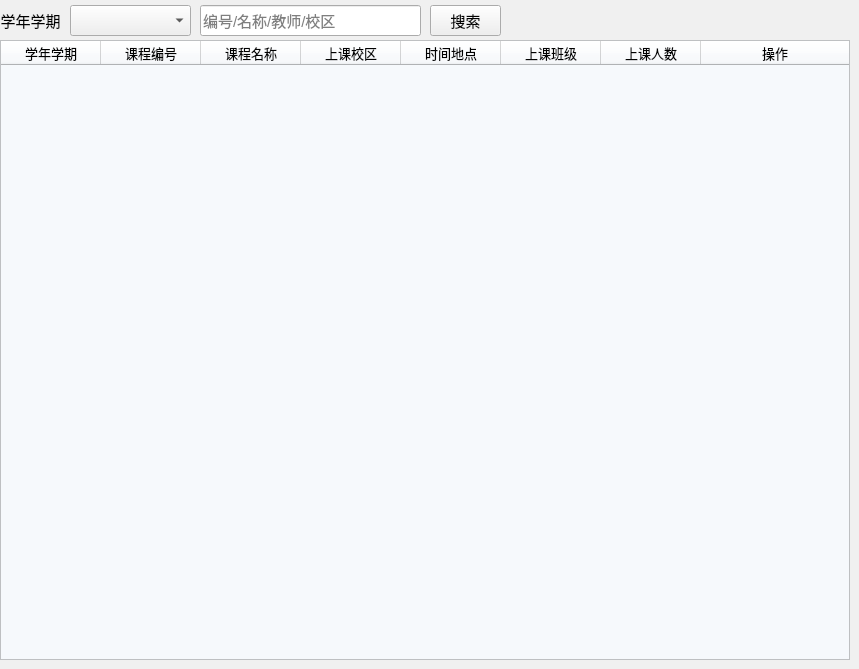
                                                <widget class="QWidget" name="tab_Super_Lesson_Assign">
                                                    <property name="palette">
                                                        <palette>
                                                            <active>
                                                                <colorrole role="Window">
                                                                    <brush brushstyle="SolidPattern">
                                                                        <color alpha="255">
                                                                            <red>240</red>
                                                                            <green>240</green>
                                                                            <blue>240</blue>
                                                                        </color>
                                                                    </brush>
                                                                </colorrole>
                                                            </active>
                                                            <inactive>
                                                                <colorrole role="Window">
                                                                    <brush brushstyle="SolidPattern">
                                                                        <color alpha="255">
                                                                            <red>240</red>
                                                                            <green>240</green>
                                                                            <blue>240</blue>
                                                                        </color>
                                                                    </brush>
                                                                </colorrole>
                                                            </inactive>
                                                            <disabled>
                                                                <colorrole role="Base">
                                                                    <brush brushstyle="SolidPattern">
                                                                        <color alpha="255">
                                                                            <red>240</red>
                                                                            <green>240</green>
                                                                            <blue>240</blue>
                                                                        </color>
                                                                    </brush>
                                                                </colorrole>
                                                                <colorrole role="Window">
                                                                    <brush brushstyle="SolidPattern">
                                                                        <color alpha="255">
                                                                            <red>240</red>
                                                                            <green>240</green>
                                                                            <blue>240</blue>
                                                                        </color>
                                                                    </brush>
                                                                </colorrole>
                                                            </disabled>
                                                        </palette>
                                                    </property>
                                                    <property name="autoFillBackground">
                                                        <bool>true</bool>
                                                    </property>
                                                    <attribute name="title">
                                                        <string>选课中心</string>
                                                    </attribute>
                                                    <widget class="QTableWidget" name="tableWidget_Super_Lesson_Assign">
                                                        <property name="geometry">
                                                            <rect>
                                                                <x>0</x>
                                                                <y>40</y>
                                                                <width>850</width>
                                                                <height>620</height>
                                                            </rect>
                                                        </property>
                                                        <property name="minimumSize">
                                                            <size>
                                                                <width>850</width>
                                                                <height>620</height>
                                                            </size>
                                                        </property>
                                                        <property name="font">
                                                            <font>
                                                                <pointsize>10</pointsize>
                                                            </font>
                                                        </property>
                                                        <property name="styleSheet">
                                                            <string notr="true">background-color: rgb(246, 249, 252);
                                                            </string>
                                                        </property>
                                                        <property name="editTriggers">
                                                            <set>QAbstractItemView::DoubleClicked</set>
                                                        </property>
                                                        <property name="gridStyle">
                                                            <enum>Qt::SolidLine</enum>
                                                        </property>
                                                        <property name="sortingEnabled">
                                                            <bool>false</bool>
                                                        </property>
                                                        <property name="rowCount">
                                                            <number>0</number>
                                                        </property>
                                                        <attribute name="horizontalHeaderCascadingSectionResizes">
                                                            <bool>true</bool>
                                                        </attribute>
                                                        <attribute name="horizontalHeaderShowSortIndicator" stdset="0">
                                                            <bool>false</bool>
                                                        </attribute>
                                                        <attribute name="horizontalHeaderStretchLastSection">
                                                            <bool>true</bool>
                                                        </attribute>
                                                        <attribute name="verticalHeaderVisible">
                                                            <bool>false</bool>
                                                        </attribute>
                                                        <attribute name="verticalHeaderStretchLastSection">
                                                            <bool>false</bool>
                                                        </attribute>
                                                        <column>
                                                            <property name="text">
                                                                <string>学年学期</string>
                                                            </property>
                                                        </column>
                                                        <column>
                                                            <property name="text">
                                                                <string>课程编号</string>
                                                            </property>
                                                        </column>
                                                        <column>
                                                            <property name="text">
                                                                <string>课程名称</string>
                                                            </property>
                                                        </column>
                                                        <column>
                                                            <property name="text">
                                                                <string>上课校区</string>
                                                            </property>
                                                        </column>
                                                        <column>
                                                            <property name="text">
                                                                <string>时间地点</string>
                                                            </property>
                                                        </column>
                                                        <column>
                                                            <property name="text">
                                                                <string>上课班级</string>
                                                            </property>
                                                        </column>
                                                        <column>
                                                            <property name="text">
                                                                <string>上课人数</string>
                                                            </property>
                                                        </column>
                                                        <column>
                                                            <property name="text">
                                                                <string>操作</string>
                                                            </property>
                                                        </column>
                                                    </widget>
                                                    <widget class="QLabel" name="label_Super_Lesson_Assign_Semester">
                                                        <property name="geometry">
                                                            <rect>
                                                                <x>0</x>
                                                                <y>0</y>
                                                                <width>61</width>
                                                                <height>41</height>
                                                            </rect>
                                                        </property>
                                                        <property name="font">
                                                            <font>
                                                                <pointsize>11</pointsize>
                                                            </font>
                                                        </property>
                                                        <property name="text">
                                                            <string>学年学期</string>
                                                        </property>
                                                        <property name="alignment">
                                                            <set>Qt::AlignCenter</set>
                                                        </property>
                                                    </widget>
                                                    <widget class="QLineEdit"
                                                            name="lineEdit_Super_Lesson_Assign_Search">
                                                        <property name="geometry">
                                                            <rect>
                                                                <x>200</x>
                                                                <y>5</y>
                                                                <width>221</width>
                                                                <height>31</height>
                                                            </rect>
                                                        </property>
                                                        <property name="font">
                                                            <font>
                                                                <pointsize>11</pointsize>
                                                            </font>
                                                        </property>
                                                        <property name="placeholderText">
                                                            <string>编号/名称/教师/校区</string>
                                                        </property>
                                                        <property name="clearButtonEnabled">
                                                            <bool>true</bool>
                                                        </property>
                                                    </widget>
                                                    <widget class="QPushButton"
                                                            name="pushButton_Super_Lesson_Assign_Search">
                                                        <property name="geometry">
                                                            <rect>
                                                                <x>430</x>
                                                                <y>5</y>
                                                                <width>71</width>
                                                                <height>31</height>
                                                            </rect>
                                                        </property>
                                                        <property name="font">
                                                            <font>
                                                                <pointsize>11</pointsize>
                                                            </font>
                                                        </property>
                                                        <property name="styleSheet">
                                                            <string notr="true"/>
                                                        </property>
                                                        <property name="text">
                                                            <string>搜索</string>
                                                        </property>
                                                        <property name="checkable">
                                                            <bool>false</bool>
                                                        </property>
                                                    </widget>
                                                    <widget class="QComboBox"
                                                            name="comboBox_Super_Lesson_Assign_Semester">
                                                        <property name="geometry">
                                                            <rect>
                                                                <x>70</x>
                                                                <y>5</y>
                                                                <width>121</width>
                                                                <height>31</height>
                                                            </rect>
                                                        </property>
                                                    </widget>
                                                </widget>
